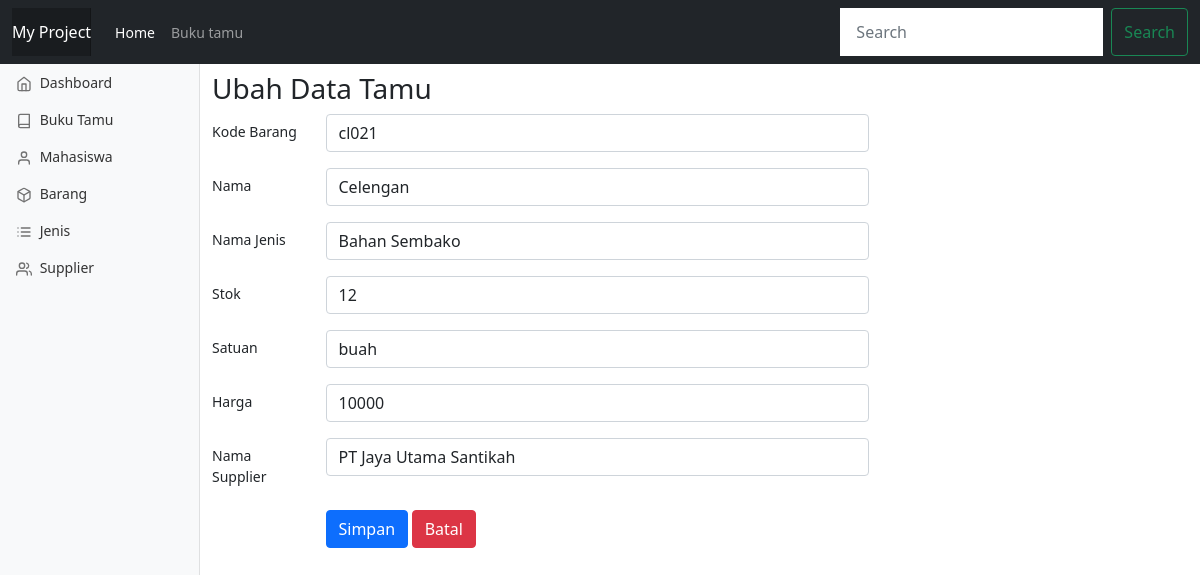
/index.php?p=edit_brg&id=1, run on the app's committed database.
### tables this page shows
CREATE TABLE `barang` (
  `id` int(11) NOT NULL,
  `kode_barang` varchar(10) NOT NULL,
  `nama_barang` varchar(50) NOT NULL,
  `satuan` varchar(20) NOT NULL,
  `id_jenis` int(11) NOT NULL,
  `id_supplier` int(11) NOT NULL,
  `harga` double NOT NULL,
  `stok` int(11) NOT NULL
);

### Class_koneksi.php (called while the page is built, shortened)
<?php
class Koneksi
{
	private $host = 'localhost';
    private $db = 'project';
    private $user = 'root';
    private $pass = '';
    protected $conn;
	function __construct()
	{
		if (!isset($this->conn)) {
        	$this->conn = new mysqli($this->host,$this->user,$this->pass,$this->db);
        }
        return $this->conn;
	}
}

### Class_crud.php (called while the page is built, shortened)
<?php
include 'class_koneksi.php';
class Crud extends Koneksi{
	public function readData($table,$idtable,$id_value)
	{
		$q 		= "SELECT * FROM $table";
		if ($idtable != null) {
			$q.=" WHERE $idtable='".$id_value."'";
		}
		$result = $this->conn->query($q);
		$rows 	= array();
		while($row=$result->fetch_assoc()){
			$rows[]=$row;
		}
		return $rows;
	}
}
 ?>

### barang/edit.php (the view, shortened to what this page needs)
<?php
    include 'Class_crud.php';
    $crud   = new Crud();
    if(isset($_GET['id'])){
        $id_value   = $_GET['id'];
        $update     = $crud->readData('barang','id',$id_value);
        foreach ($update as $rows) {
            $kd_brg     = $rows['kode_barang'];
            $nama       = $rows['nama_barang'];
            $satuan     = $rows['satuan'];
            $harga      = $rows['harga'];
            $stok       = $rows['stok'];
        }
    }else{
        $nama = ''; $email = ''; $komentar = '';
    }
?>
<div class="col-sm-9">
    <h3>Ubah Data Tamu</h3>
    <form method="post" action="">
        <div class="form-group row mb-3">
            <label for="kd_brg" class="col-sm-2 col-form-label">Kode Barang</label>
            <div class="col-sm-10">
                <input type="text" name="kd_brg" class="form-control " id="kd_brg" value="<?=$kd_brg ?>" required>
            </div>
        </div>
        <div class="form-group row mb-3">
            <label for="nama" class="col-sm-2 col-form-label">Nama</label>
            <div class="col-sm-10">
                <input type="text" name="nama" class="form-control" id="nama" value="<?=$nama ?>" required>
            </div>
        </div>
        <div class="form-group row mb-3">
            <label for="jenis" class="col-sm-2 col-form-label"> Nama Jenis</label>
            <div class="col-sm-10">
                <select name="jenis" class="form-control" id="jenis">
                    <?php
                    $jenis = $crud->readData('jenis',null,null);
                    foreach($jenis as $row)
                    {
                        if ($row['id']==$jenis) {
                            $selec = 'selected';
                        } else {
                            $selec = '';
                        }
                        echo "<option value=".$row['id']." ".$selec.">".$row['nama_jenis']."</option>";
                    }
                    ?>
                </select>
            </div>
        </div>
        <div class="form-group row mb-3">
            <label for="stok" class="col-sm-2 col-form-label">Stok</label>
            <div class="col-sm-10">
                <input type="text" name="stok" class="form-control" id="stok" value="<?=$stok ?>">
            </div>
        </div>
        <div class="form-group row mb-3">
            <label for="satuan" class="col-sm-2 col-form-label">Satuan</label>
            <div class="col-sm-10">
                <input type="text" name="satuan" class="form-control" id="satuan" value="<?=$satuan ?>">
            </div>
        </div>
        <div class="form-group row mb-3">
            <label for="harga" class="col-sm-2 col-form-label">Harga</label>
            <div class="col-sm-10">
                <input type="text" name="harga" class="form-control" id="harga" value="<?=$harga ?>">
            </div>
        </div>
        <div class="form-group row mb-3">
            <label for="supplier" class="col-sm-2 col-form-label"> Nama Supplier</label>
            <div class="col-sm-10">
                <select name="supplier" class="form-control" id="supplier">
                    <?php
                    $supplier = $crud->readData('supplier',null,null);
                    foreach($supplier as $row)
                    {
                        if ($row['id']==$supplier) {
                            $selec = 'selected';
                        } else {
                            $selec = '';
                        }
                        echo "<option value=".$row['id']." ".$selec.">".$row['nama_supplier']."</option>";
                    }
                    ?>
                </select>
            </div>
        </div>
        <div class="form-group row mb-3">
            <label class="col-sm-2 col-form-label"></label>
            <div class="col-sm-10">
                <button type="submit" class="btn btn-primary" name="submit">Simpan</button>
                <button type="reset" class="btn btn-danger" name="reset" onclick="history.back()">Batal</button>
            </div>
        </div>
    </form>
</div>

### css/dashboard.css (style rules this page uses)
body { font-size: .875rem; }

### index.php (style rules this page uses)
body { min-height: 75rem; padding-top: 4.5rem; }

### data on the page
barang: kd_brg "cl021", nama "Celengan", stok "12", satuan "buah", harga "10000"

### other printed values
form field jenis "Bahan Sembako"
form field supplier "PT Jaya Utama Santikah"
